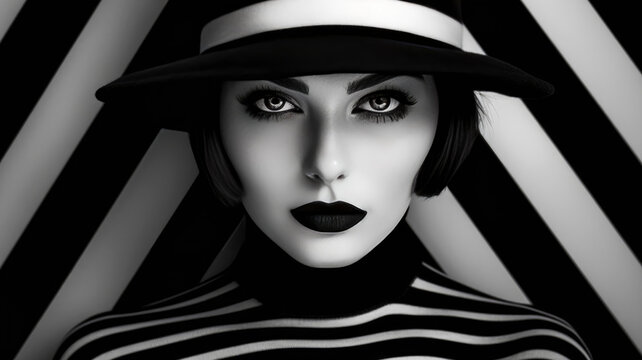
#> input picture Week2/360_F_602610481_nnwEMDdvwH4EACfmL2l6SRu1w2cVmphK.jpg, 642 x 360 px, found by its file name
$ python l3q4.py
#> lines starting #> are read from the running program, lines starting #| are printed output that depends on the picture
#4. Write a program to detect edges in a image.

import cv2
import numpy as np
import matplotlib.pyplot as plt


def detect_edges(image_path, low_threshold=100, high_threshold=200):
    """
    Detect edges in an image using the Canny edge detection algorithm.

    Parameters:
        image_path (str): Path to the input image.
        low_threshold (int): Low threshold for the Canny edge detection.
        high_threshold (int): High threshold for the Canny edge detection.
    """
#> called with low_threshold = 100, high_threshold = 200
    # Read the image
    image = cv2.imread(image_path, cv2.IMREAD_GRAYSCALE)
#> image: shape (360, 642); min 0, max 255, mean 63.6
    if image is None:
        raise ValueError(f"Image not found at path: {image_path}")

    # Apply Canny edge detection
    edges = cv2.Canny(image, low_threshold, high_threshold)
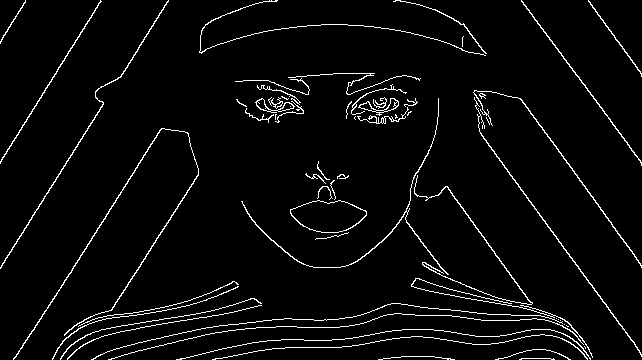
#> edges: shape (360, 642); 4% white in thin lines or dots

    # Display the results
    plt.figure(figsize=(8, 8))

    plt.subplot(1, 2, 1)
    plt.title('Original Image')
    plt.imshow(image, cmap='gray')
    plt.axis('off')

    plt.subplot(1, 2, 2)
    plt.title('Edges Detected')
    plt.imshow(edges, cmap='gray')
    plt.axis('off')

    plt.tight_layout()
    plt.show()
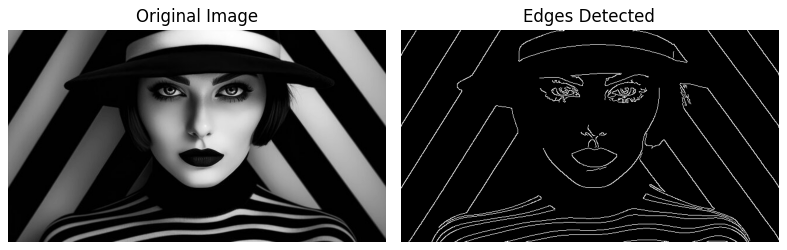
#> figure drawn by matplotlib, 2 panels


# Example usage
if __name__ == "__main__":
    input_image_path = "/home/Student/220962036/CVLab/Week2/360_F_602610481_nnwEMDdvwH4EACfmL2l6SRu1w2cVmphK.jpg"  # Replace with your input image path
    detect_edges(input_image_path)
